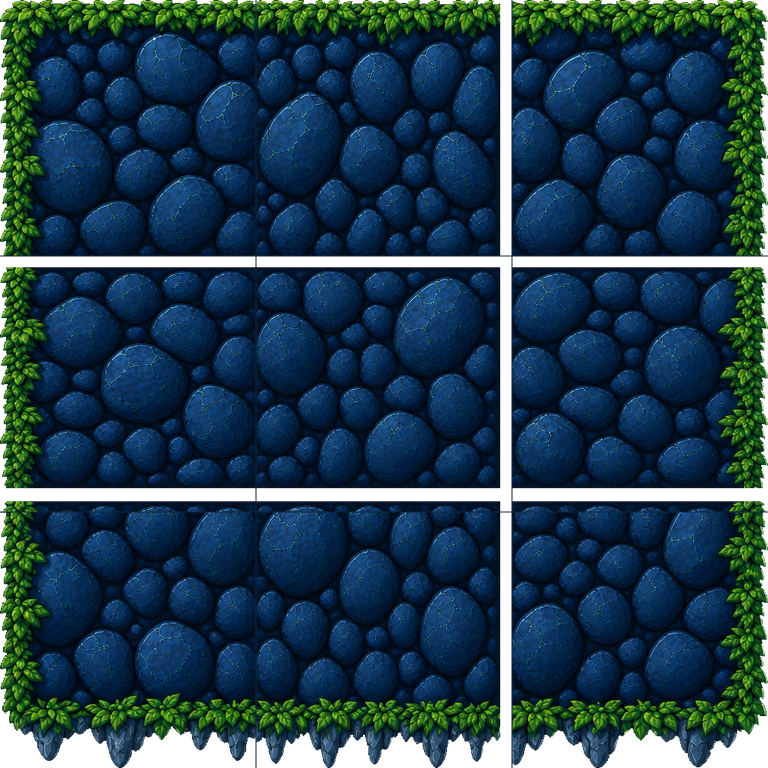
#> input picture Assets/BlueBiome/Art/TerrainPaintTests/blue_biome_krita_tileset_poc_01.png, 1536 x 1536 px (shown at 1/2 size)
$ python prepare_repeatable_terrain_tiles.py
#> lines starting #> are read from the running program, lines starting #| are printed output that depends on the picture
"""Extract exact 512px working tiles from the current 3x3 terrain atlas."""

from pathlib import Path

from PIL import Image


PROJECT = Path(__file__).resolve().parents[2]
ASSETS = PROJECT / "Assets/BlueBiome/Art/TerrainPaintTests"
SOURCE = ASSETS / "blue_biome_krita_tileset_poc_01.png"
WORK = PROJECT / "ArtSource/BlueBiome/KritaTerrainKit/Repeatable3x3Work"


def main() -> None:
    atlas = Image.open(SOURCE).convert("RGBA")
#> atlas is the input picture: PIL image 1536x1536 RGBA; mean R, G, B, A 11.7, 41.4, 57.7, 232.5
    if atlas.size != (1536, 1536):
        raise RuntimeError(f"Expected 1536x1536 atlas, got {atlas.size}")
    WORK.mkdir(parents=True, exist_ok=True)
    names = (
        ("top_left", "top_middle", "top_right"),
        ("left_middle", "center", "right_middle"),
        ("bottom_left", "bottom_middle", "bottom_right"),
    )
    for y, row in enumerate(names):
        for x, name in enumerate(row):
            tile = atlas.crop((x * 512, y * 512, (x + 1) * 512, (y + 1) * 512))
            tile.save(WORK / f"{name}.png", optimize=True)
#> this loop made 3 passes
#> pass 1, in main, `tile.save(WORK / f"{name}.png", optimize=True)`:
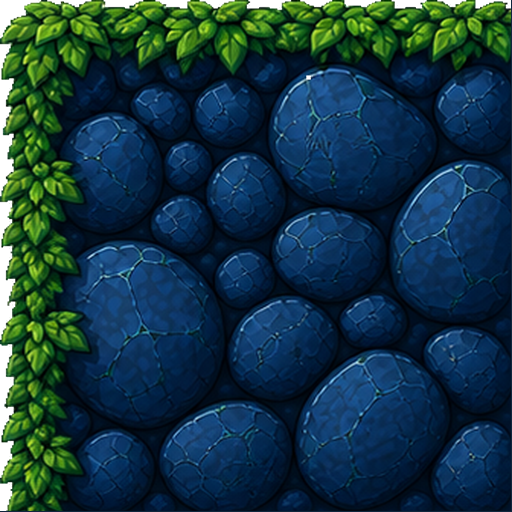
#> saved as top_left.png: PIL image 512x512 RGBA; mean R, G, B, A 14.6, 48.6, 60.2, 248.8; transparent parts drawn white
#> pass 1, in main, `tile.save(WORK / f"{name}.png", optimize=True)`:
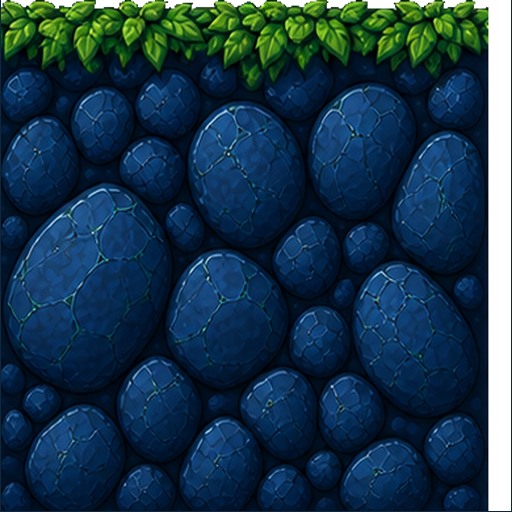
#> saved as top_middle.png: PIL image 512x512 RGBA; mean R, G, B, A 11.1, 41.5, 61.6, 241.8; transparent parts drawn white
#> pass 1, in main, `tile.save(WORK / f"{name}.png", optimize=True)`:
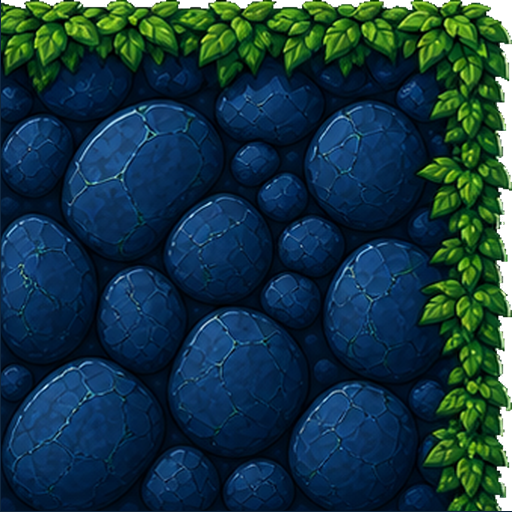
#> saved as top_right.png: PIL image 512x512 RGBA; mean R, G, B, A 15.1, 48.9, 58.9, 248.5; transparent parts drawn white
#> pass 2, in main, `tile.save(WORK / f"{name}.png", optimize=True)`:
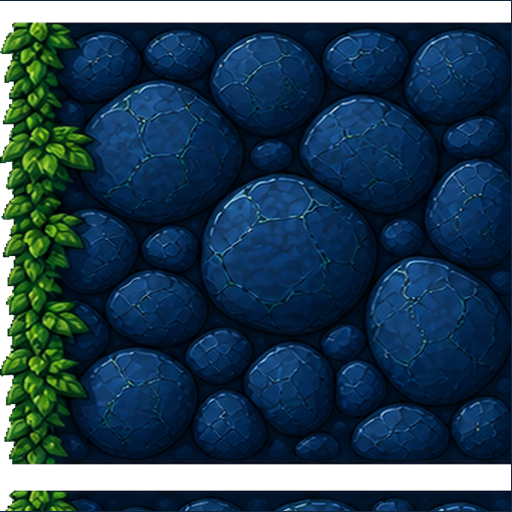
#> saved as left_middle.png: PIL image 512x512 RGBA; mean R, G, B, A 9.9, 38, 56.7, 227.2; transparent parts drawn white
#> after the loop:
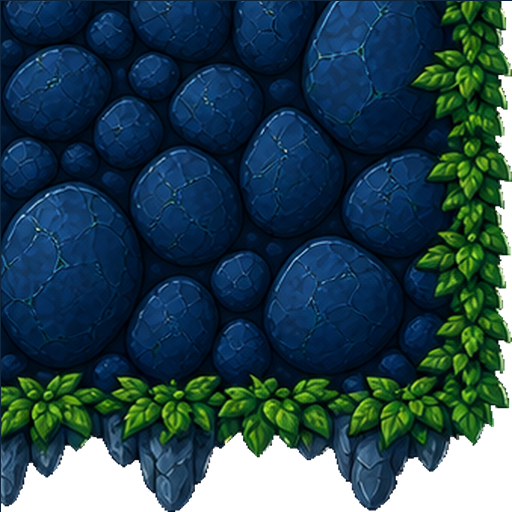
#> tile: PIL image 512x512 RGBA; mean R, G, B, A 13.2, 43.2, 53.6, 227.7; transparent parts drawn white
    print(f"Extracted nine exact 512px tiles to {WORK}")


if __name__ == "__main__":
    main()
